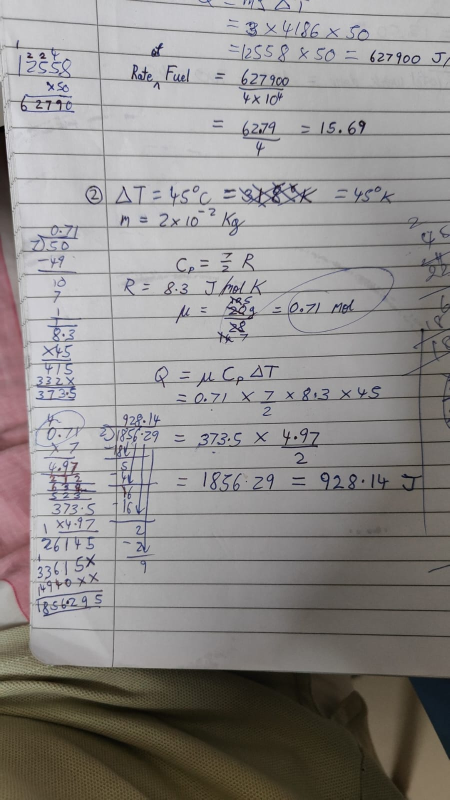
#> input picture Design/SampleData/UserUploadProblemSolutionForSample.jpg, 899 x 1599 px (shown at 1/2 size); its folder holds only this picture in this run
$ python -i figure_detector.py   (imports and definitions only)
#> lines starting #> are read from the running program, lines starting #| are printed output that depends on the picture
"""
Figure Detector - Detects figures/diagrams on PDF page images using Gemini.

Processes ONE page at a time for accuracy (following the proven pattern
from ImageBasedExtraction/step3_detect_question_boxes.py).

Usage:
    # Option 1: With GeminiClient (Vertex AI - supports gemini-3-pro-preview)
    from gemini_client import GeminiClient
    client = GeminiClient(config)
    detector = FigureDetector(gemini_client=client, model_id="gemini-3-pro-preview")

    # Option 2: With API key (supports gemini-2.5-flash, gemini-2.0-flash-exp)
    detector = FigureDetector(model_id="gemini-2.5-flash")

    figures = detector.detect_figures_on_page(image, page_number=1)
    all_figures = detector.detect_figures_batch(images, start_page=37)
"""

import json
import os
import time
import logging
from pathlib import Path
from typing import List, Dict, Optional, Union, Any, TYPE_CHECKING
from dataclasses import dataclass, field
from PIL import Image

# Type hint for GeminiClient without importing (avoids circular imports)
if TYPE_CHECKING:
    from gemini_client import GeminiClient

logger = logging.getLogger(__name__)


@dataclass
class DetectedFigure:
    """Represents a detected figure or question block on a page."""
    box_2d: List[int]  # [ymin, xmin, ymax, xmax] in 0-1000 scale
    label: str  # Figure label OR question_id for question blocks
    figure_type: str  # Figure type OR visual_type for question blocks
    position: str  # top, middle, bottom, top_of_page, OR 'question_block'
    page_number: int  # 1-indexed for display
    page_index: int   # 0-indexed for array access
    associated_text: str = ""  # Associated text OR sub_parts for question blocks
    # Question block specific fields
    continues_to_next: bool = False  # Block continues to next page
    continued_from_previous: bool = False  # Block started on previous page

    # [16 lines left out: function to_dict, not called in this run]


@dataclass
class FigureDetectorConfig:
    """Configuration for FigureDetector."""
    model_id: str = "gemini-2.5-flash"  # Default to API-key compatible model
    temperature: float = 0.1
    max_output_tokens: int = 8192
    max_retries: int = 3
    rate_limit_delay: float = 2.0
    api_key_env: str = "GOOGLE_API_KEY"

    # Safety buffer in normalized space (0-1000)
    top_buffer: int = 10
    bottom_buffer: int = 15  # Larger bottom buffer to capture full content
    left_buffer: int = 5
    right_buffer: int = 5

    # Detection mode: "figure_only" or "question_block"
    detection_mode: str = "question_block"


class FigureDetector:
    """
    Detects figures and diagrams on PDF page images using Gemini vision model.

    Processes one page at a time for maximum accuracy.

    Supports two modes:
    1. GeminiClient mode (Vertex AI) - For models like gemini-3-pro-preview
    2. API key mode - For models like gemini-2.5-flash
    """

    def __init__(
        self,
        config: Optional[FigureDetectorConfig] = None,
        gemini_client: Optional["GeminiClient"] = None,
        model_id: Optional[str] = None
    ):
        """
        Initialize the figure detector.

        Args:
            config: Configuration options. If None, uses defaults.
            gemini_client: Optional GeminiClient for Vertex AI mode.
                          If provided, uses Vertex AI authentication.
            model_id: Override model_id (takes precedence over config)
        """
        self.config = config or FigureDetectorConfig()
        self._gemini_client = gemini_client
        self._api_model = None
        self._prompt = None

        # Override model_id if provided
        if model_id:
            self.config.model_id = model_id

        # Log which mode we're using
        if self._gemini_client:
            logger.info(f"FigureDetector using Vertex AI mode with model: {self.config.model_id}")
        else:
            logger.info(f"FigureDetector using API key mode with model: {self.config.model_id}")

    def _get_api_model(self):
        """Lazy-load Gemini model for API key mode."""
        if self._api_model is None:
            from google import genai
            from google.genai import types

            api_key = os.getenv(self.config.api_key_env)
            if not api_key:
                raise ValueError(f"API key not found in env: {self.config.api_key_env}")

            # Use the new Client instead of genai.configure
            self._client = genai.Client(api_key=api_key)

            # We don't need to instantiate a model class anymore
            # Instead we save the generation config
            self._api_model = types.GenerateContentConfig(
                temperature=self.config.temperature,
                max_output_tokens=self.config.max_output_tokens,
                response_mime_type="application/json",
            )
            logger.info(f"Initialized Gemini API client for model: {self.config.model_id}")

        return self._api_model

    def _get_prompt(self) -> str:
        """Load the appropriate detection prompt based on mode."""
        if self._prompt is None:
            # Choose prompt based on detection mode
            if self.config.detection_mode == "question_block":
                prompt_file = "question_block_detection_prompt.md"
            else:
                prompt_file = "figure_detection_prompt.md"

            prompt_path = Path(__file__).parent / "prompts" / prompt_file
            if prompt_path.exists():
                self._prompt = prompt_path.read_text(encoding='utf-8')
                logger.info(f"Loaded prompt: {prompt_file}")
            else:
                # Fallback minimal prompt for question blocks
                self._prompt = """
                Analyze this page image and find FULL QUESTION BLOCKS that contain visual elements.

                For each question with figures/diagrams, output:
                - question_id: The question number (e.g., "8.4")
                - box_2d: [ymin, xmin, ymax, xmax] in 0-1000 normalized scale
                  - Start from the question NUMBER
                  - Include ALL text and figures for that question
                  - Stop before the next question starts
                - visual_type: CHEM_STRUCTURE, DIAGRAM, GRAPH, CIRCUIT, TABLE, FREE_BODY, or OTHER
                - sub_parts: Label range like "(a)-(f)" if applicable
                - continues_to_next: true if question continues to next page
                - continued_from_previous: true if this is a continuation

                Output JSON: {"question_blocks": [...]}
                """
        return self._prompt

    # [31 lines left out: functions _apply_safety_buffer, _parse_response, not called in this run]

    def _call_model(self, prompt: str, image: Image.Image) -> str:
        """
        Call the Gemini model with prompt and image.

        Uses GeminiClient (Vertex AI) if available, otherwise falls back to API key.

        Returns:
            Response text from the model
        """
        if self._gemini_client:
            # Vertex AI mode - use GeminiClient
            # Import here to get the model config class
            import sys
            sys.path.insert(0, str(Path(__file__).parent.parent.parent / "SchoolDataExtraction" / "MultiStep"))
            from gemini_client import GeminiModelConfig

            model_config = GeminiModelConfig(
                model_id=self.config.model_id,
                temperature=self.config.temperature,
                max_output_tokens=self.config.max_output_tokens,
                response_mime_type="application/json",
            )

            result = self._gemini_client.generate_with_images(
                model_config=model_config,
                prompt=prompt,
                images=[image],
            )
            return result.text
        else:
            # API key mode
            # Ensure the client is initialized by calling _get_api_model
            generation_config = self._get_api_model()
            from google.genai import types

            # Format the image for the new SDK
            import io
            img_buffer = io.BytesIO()
            image.save(img_buffer, format="PNG")
            img_bytes = img_buffer.getvalue()

            response = self._client.models.generate_content(
                model=self.config.model_id,
                contents=[
                    prompt,
                    types.Part.from_bytes(data=img_bytes, mime_type="image/png")
                ],
                config=generation_config
            )
            return response.text

    def detect_figures_on_page(
        self,
        image: Union[Image.Image, Path, str],
        page_number: int,
        page_index: int = 0
    ) -> List[DetectedFigure]:
        """
        Detect figures or question blocks on a single page image.

        Args:
            image: PIL Image, or path to image file
            page_number: 1-indexed page number (for display/logging)
            page_index: 0-indexed position in the batch (for array access)

        Returns:
            List of DetectedFigure objects
        """
        mode = self.config.detection_mode
        logger.info(f"Detecting {mode} on page {page_number}")

        # Load image if path provided
        if isinstance(image, (str, Path)):
            image = Image.open(image)

        prompt = self._get_prompt()

        for attempt in range(self.config.max_retries):
            try:
                response_text = self._call_model(prompt, image)
                result = self._parse_response(response_text)

                # Extract data based on detection mode
                if mode == "question_block":
                    # New format: question_blocks
                    blocks_data = result.get('question_blocks', [])
                    blocks_data = self._apply_safety_buffer(blocks_data)

                    figures = []
                    for block in blocks_data:
                        detected = DetectedFigure(
                            box_2d=block.get('box_2d', [0, 0, 0, 0]),
                            label=block.get('question_id', 'unknown'),
                            figure_type=block.get('visual_type', 'OTHER'),
                            position='question_block',
                            page_number=page_number,
                            page_index=page_index,
                            associated_text=block.get('sub_parts', '')
                        )
                        # Store additional fields for question blocks
                        detected.continues_to_next = block.get('continues_to_next', False)
                        detected.continued_from_previous = block.get('continued_from_previous', False)
                        figures.append(detected)
                else:
                    # Original format: figures
                    figures_data = result.get('figures', [])
                    figures_data = self._apply_safety_buffer(figures_data)

                    figures = []
                    for fig in figures_data:
                        detected = DetectedFigure(
                            box_2d=fig.get('box_2d', [0, 0, 0, 0]),
                            label=fig.get('label', 'unlabeled'),
                            figure_type=fig.get('type', 'OTHER'),
                            position=fig.get('position', 'middle'),
                            page_number=page_number,
                            page_index=page_index,
                            associated_text=fig.get('associated_text', '')
                        )
                        figures.append(detected)

                logger.info(f"  Found {len(figures)} {mode}s on page {page_number}")

                # Rate limiting
                time.sleep(self.config.rate_limit_delay)

                return figures

            except json.JSONDecodeError as e:
                logger.warning(f"  Attempt {attempt + 1}: JSON parse error: {e}")
            except Exception as e:
                logger.warning(f"  Attempt {attempt + 1} failed: {e}")

            if attempt < self.config.max_retries - 1:
                time.sleep(2 ** attempt)  # Exponential backoff

        logger.error(f"Failed to detect {mode} on page {page_number} after {self.config.max_retries} attempts")
        return []

    def detect_figures_batch(
        self,
        images: List[Union[Image.Image, Path, str]],
        start_page: int = 1
    ) -> List[DetectedFigure]:
        """
        Detect figures on multiple page images.

        Processes one page at a time for accuracy.

        Args:
            images: List of PIL Images or paths
            start_page: 1-indexed starting page number

        Returns:
            Combined list of all detected figures
        """
        all_figures = []

        for idx, image in enumerate(images):
            page_number = start_page + idx
            page_figures = self.detect_figures_on_page(
                image=image,
                page_number=page_number,
                page_index=idx
            )
            all_figures.extend(page_figures)

        logger.info(f"Total figures detected: {len(all_figures)} across {len(images)} pages")
        return all_figures

    # [6 lines left out: function to_json, not called in this run]

>>> import cv2
>>> picture = cv2.imread('../../../../Design/SampleData/UserUploadProblemSolutionForSample.jpg', cv2.IMREAD_GRAYSCALE)
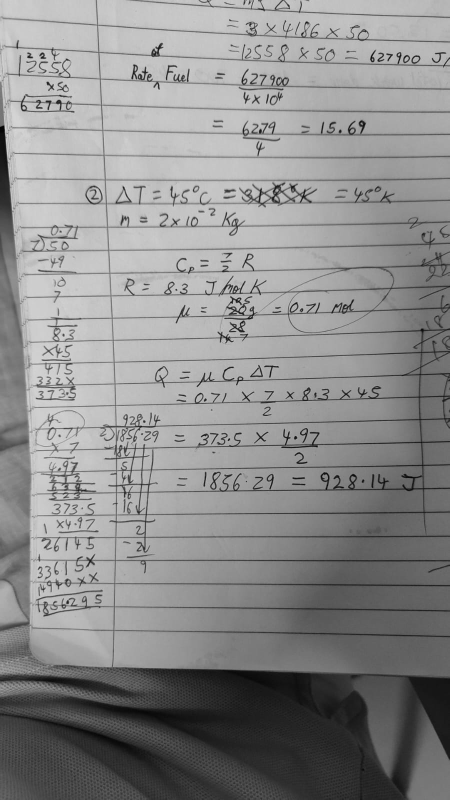
#> picture: shape (1599, 899) (shown at 1/2 size); min 0, max 228, mean 140.6
>>> result = FigureDetector().detect_figures_batch(picture)
#> in detect_figures_batch, `page_number = start_page + idx`: page_number = 1
#> in detect_figures_batch, `page_figures = self.detect_figures_on_page( image=image, page_number=p..`: page_figures = []
